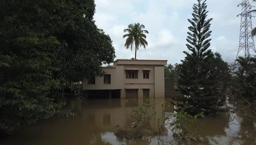
#> input picture train+val/train/Flood/F1_dl1_frame01801.jpg, 256 x 145 px, found by its file name; its folder holds only this picture in this run
$ python train_impaint_flood.py
#> lines starting #> are read from the running program, lines starting #| are printed output that depends on the picture; after the words box and inside, x2 and y2 are one past the last pixel; in counts of white or black regions, pixels touching at a corner belong together; long printed decimals are rounded
import cv2
import os
from skimage.metrics import structural_similarity as ssim
from skimage.metrics import peak_signal_noise_ratio as psnr

# Path to the directory containing original and corrupted images
original_dir = '/home/postman/dl_project_tanna/train+val/train/Flood/'
corrupted_dir = '/home/postman/dl_project_tanna/train+val/train/Flood_paired/'

# Path to save the processed images
output_dir = '/home/postman/dl_project_tanna/impainted_dataset/train/flood/'

# Create the output directory if it doesn't exist
if not os.path.exists(output_dir):
    os.makedirs(output_dir)

# List all files in the original directory
file_list = os.listdir(original_dir)

# Initialize lists to store SSIM and PSNR values
ssim_values = []
psnr_values = []

for file in file_list:
    original_path = os.path.join(original_dir, file)
    corrupted_path = os.path.join(corrupted_dir, file)

    if os.path.isfile(original_path) and os.path.isfile(corrupted_path):
        original_image = cv2.imread(original_path)
#> original_image is the input picture: shape (145, 256, 3); mean B, G, R 77.1, 81, 78.8
        corrupted_image = cv2.imread(corrupted_path)
        # print(original_image.shape)
        # print(corrupted_image.shape)
        if original_image is not None and corrupted_image is not None:
            # Resize images to 256x256
            original_image = cv2.resize(original_image, (256, 256))
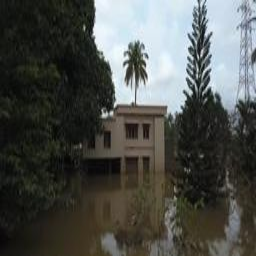
#> original_image: shape (256, 256, 3); mean B, G, R 77, 80.9, 78.7
            corrupted_image = cv2.resize(corrupted_image, (256, 256))

            # Convert images to the required format (BGR to RGB)
            original_image = cv2.cvtColor(original_image, cv2.COLOR_BGR2RGB)
            corrupted_image = cv2.cvtColor(corrupted_image, cv2.COLOR_BGR2RGB)

            # Mask the black lines in the corrupted image
            mask = cv2.inRange(corrupted_image, (0, 0, 0), (10, 10, 10))  # Define the threshold for black
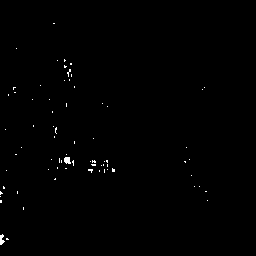
#> mask: shape (256, 256); 0.43% white in thin lines or dots, all inside (x1, y1, x2, y2) = (0, 23, 208, 245)
            corrupted_image[mask != 0] = original_image[mask != 0]  # Replace the black areas with original image data

            # Use DeepFill v1 model to inpaint the corrupted areas #this model internally uses GANs
            result = cv2.inpaint(corrupted_image, (mask/255).astype('uint8'), inpaintRadius=3, flags=cv2.INPAINT_TELEA)

            # Calculate SSIM
            ssim_score = ssim(cv2.cvtColor(original_image, cv2.COLOR_RGB2GRAY),
                              cv2.cvtColor(result, cv2.COLOR_RGB2GRAY))
#> ssim_score = 0.998
            ssim_values.append(ssim_score)

            # Calculate PSNR
            psnr_score = psnr(original_image, result)
#> psnr_score = 52.38
            psnr_values.append(psnr_score)

            # Save the resulting image
            output_path = os.path.join(output_dir, file)
            cv2.imwrite(output_path, cv2.cvtColor(result, cv2.COLOR_RGB2BGR))

# Calculate average SSIM and PSNR values
avg_ssim = sum(ssim_values) / len(ssim_values)
#> avg_ssim = 0.998
avg_psnr = sum(psnr_values) / len(psnr_values)
#> avg_psnr = 52.38

print("Average SSIM:", avg_ssim)
#| Average SSIM: 0.998
print("Average PSNR:", avg_psnr)
#| Average PSNR: 52.382
print("Image processing complete. Check the output directory for the processed images.")
